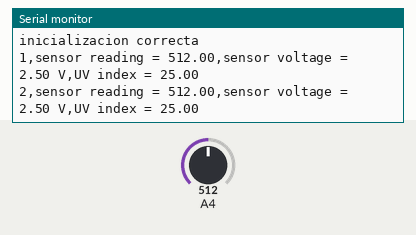
Recording of a sketch running on a simulated Arduino Uno, built with avr-gcc and run on an emulated ATmega328P. Shown: the last lines printed to the serial monitor. The test bench sets the inputs (shaded band); at power-on: A4 = 512. Storage starts empty.

Above: at 1.8 s.
1.9 s: A4 set to 716
At 2.9 s:
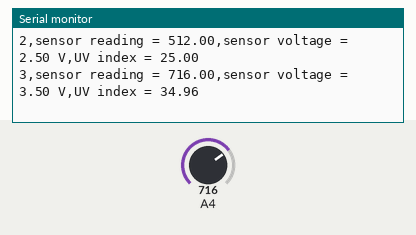
3.4 s: A4 set to 900
At 4.9 s:
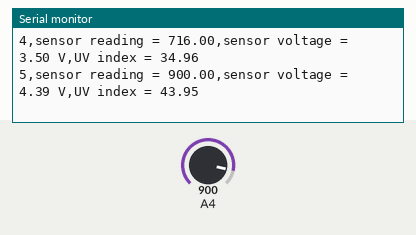
Timing chart, 0 to 6.4 s (numbered marks = the images above; inputs shaded):
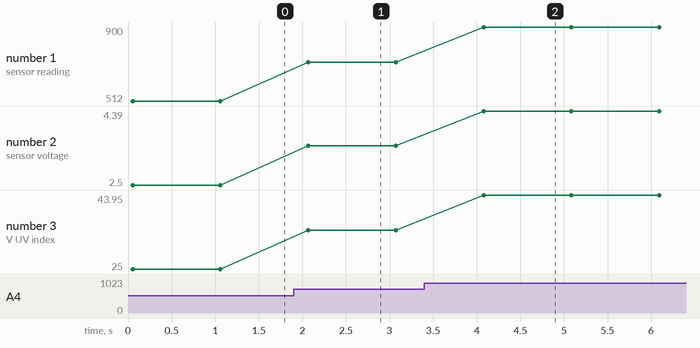

Measured:
- after the input at 1.9 s, the serial monitor: prints a new line after 0.17 s (image 1)
- after the input at 3.4 s, the serial monitor: prints a new line after 0.68 s (image 2)
- plotted number 1: 512 → 716 after the input at 1.9 s, 716 → 900 after the input at 3.4 s
- plotted number 2: 2.5 → 3.5 after the input at 1.9 s, 3.5 → 4.39 after the input at 3.4 s
- plotted number 3: 25 → 34.96 after the input at 1.9 s, 34.96 → 43.95 after the input at 3.4 s

The sketch:

uv_guradar_micro.ino
```cpp
#include <SPI.h>
#include <SD.h>

#define SSpin 4

File archivo;

void setup() {
  Serial.begin(9600);

  Serial.println("Inicializando tarjeta ...");
  if (!SD.begin(SSpin)) {
    Serial.println("fallo en inicializacion !");
    return;
  }
  Serial.println("inicializacion correcta");
  archivo = SD.open("datos.txt", FILE_WRITE);

  if (archivo) {
    for (int i=1; i < 31; i++){

  float sensorVoltage;
  float sensorValue;
  float uVindex;

  sensorValue = analogRead(A4);
  sensorVoltage = sensorValue/1024*5;
  uVindex = sensorVoltage/0.1;

  archivo.print(i);
  archivo.print(",");
  archivo.print("sensor reading = ");
  archivo.print(sensorValue);
  archivo.print(",");
 archivo.print("sensor voltage = ");
  archivo.print(sensorVoltage);
  archivo.print(" V");
  archivo.print(",");
  archivo.print("UV index = ");
  archivo.println(uVindex);


  Serial.print(i);
  Serial.print(",");
  Serial.print("sensor reading = ");
  Serial.print(sensorValue);
  Serial.print(",");
  Serial.print("sensor voltage = ");
  Serial.print(sensorVoltage);
  Serial.print(" V");
  Serial.print(",");
  Serial.print("UV index = ");
  Serial.println(uVindex);

  delay(1000);
      }
    archivo.close();
    Serial.println("escritura correcta");
  } else {
    Serial.println("error en apertura de datos.txt");
  }
}

void loop() {

}
```
